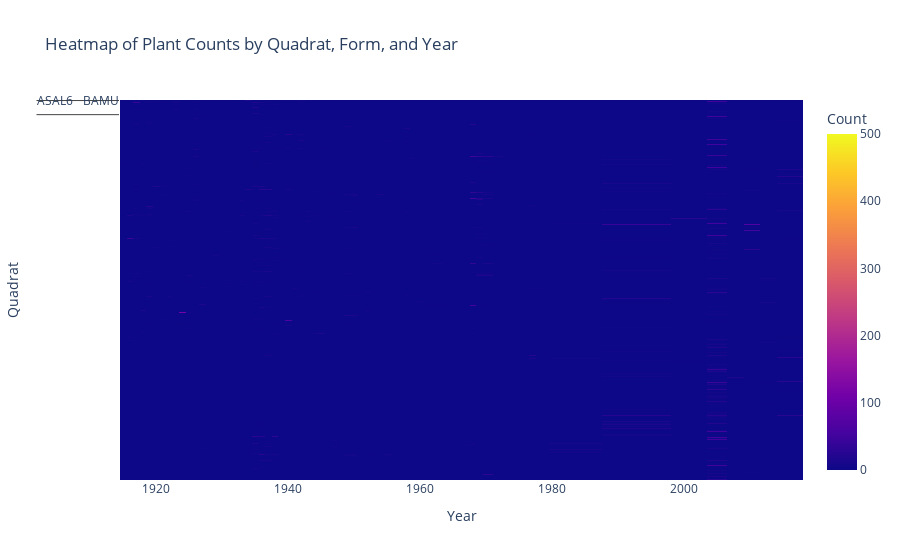

Notebook cell for this chart:
### Code cell
fig = px.imshow(pivot_table_merged, labels=dict(x="Year", y="Quadrat", color="Count"),
                x=pivot_table_merged.columns, y=pivot_table_merged.index,
                title="Heatmap of Plant Counts by Quadrat, Form, and Year")

fig.show()

### Figure 1 — Plotly figure (JSON) as saved in the notebook; plotly's stock layout.template omitted (floating-point values rounded to 4 significant figures; data arrays with more than 128 entries replaced by an {"elided": "..."} marker saying what was removed)
{"data": [{"coloraxis": "coloraxis", "hovertemplate": "Year: %{x}<br>Quadrat: %{y}<br>Count: %{z}<extra></extra>", "name": "0", "type": "heatmap", "x": [1915, 1916, 1917, 1918, 1919, 1920, 1921, 1922, 1923, 1924, 1925, 1926, 1927, 1928, 1929, 1930, 1931, 1932, 1933, 1934, 1935, 1936, 1937, 1938, 1939, 1940, 1941, 1942, 1943, 1944, 1945, 1946, 1947, 1948, 1949, 1950, 1951, 1952, 1953, 1954, 1955, 1956, 1957, 1958, 1959, 1960, 1961, 1962, 1965, 1966, 1967, 1968, 1969, 1970, 1972, 1973, 1974, 1975, 1976, 1977, 1978, 1979, 1980, 1995, 2001, 2006, 2007, 2011, 2012, 2016], "xaxis": "x", "y": {"elided": "1401x3 str values"}, "yaxis": "y", "z": {"elided": "1401x70 int values"}}], "layout": {"coloraxis": {"colorbar": {"title": {"text": "Count"}}, "colorscale": [[0, "#0d0887"], [0.1111, "#46039f"], [0.2222, "#7201a8"], [0.3333, "#9c179e"], [0.4444, "#bd3786"], [0.5556, "#d8576b"], [0.6667, "#ed7953"], [0.7778, "#fb9f3a"], [0.8889, "#fdca26"], [1, "#f0f921"]]}, "title": {"text": "Heatmap of Plant Counts by Quadrat, Form, and Year"}, "xaxis": {"anchor": "y", "constrain": "domain", "domain": [0, 1], "scaleanchor": "y", "title": {"text": "Year"}}, "yaxis": {"anchor": "x", "autorange": "reversed", "constrain": "domain", "domain": [0, 1], "title": {"text": "Quadrat"}}}}
